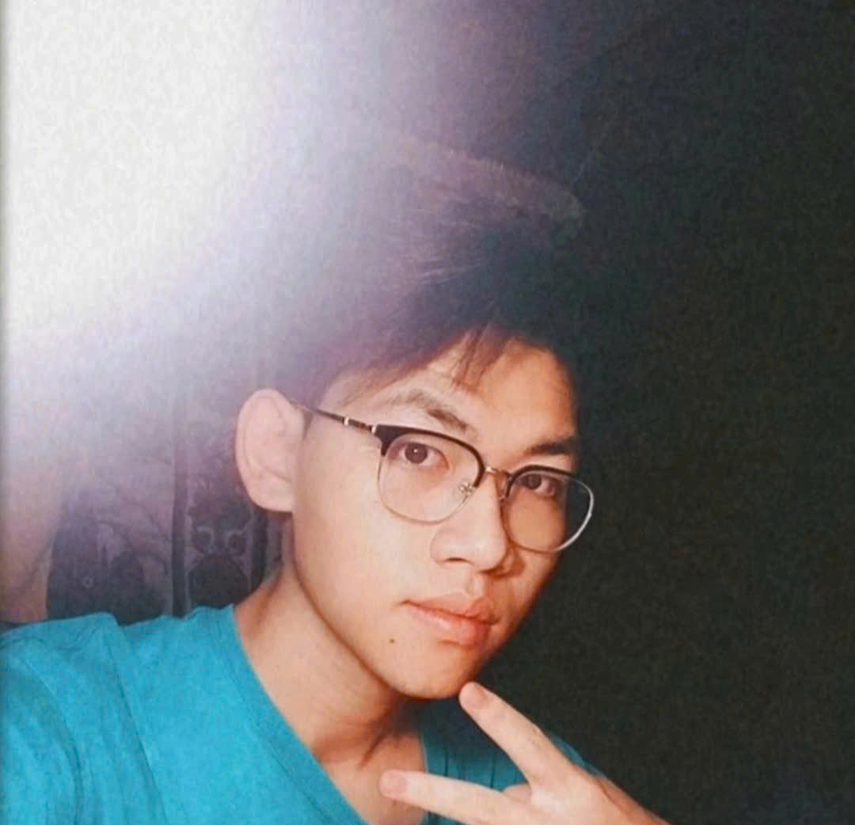
#> input picture samples/selfie.png, 855 x 825 px, shrunk from 1080 x 1042 before the run
$ python -i filter.py   (imports and definitions only)
#> lines starting #> are read from the running program, lines starting #| are printed output that depends on the picture
import cv2
import numpy as np

def get_filtered(filename):
#> called with filename = 'samples/selfie.png'
    img = cv2.imread(filename)
#> img is the input picture: shape (825, 855, 3); mean B, G, R 121.5, 119.3, 120.3

    img = cv2.cvtColor(img, cv2.COLOR_BGR2YUV)
#> img: shape (825, 855, 3); mean of channels 0, 1, 2 119.8, 128.8, 128.3
    img[:,:,0] = cv2.equalizeHist(img[:,:,0])
#> img: shape (825, 855, 3); mean of channels 0, 1, 2 129, 128.8, 128.3
    img = cv2.cvtColor(img, cv2.COLOR_YUV2BGR)
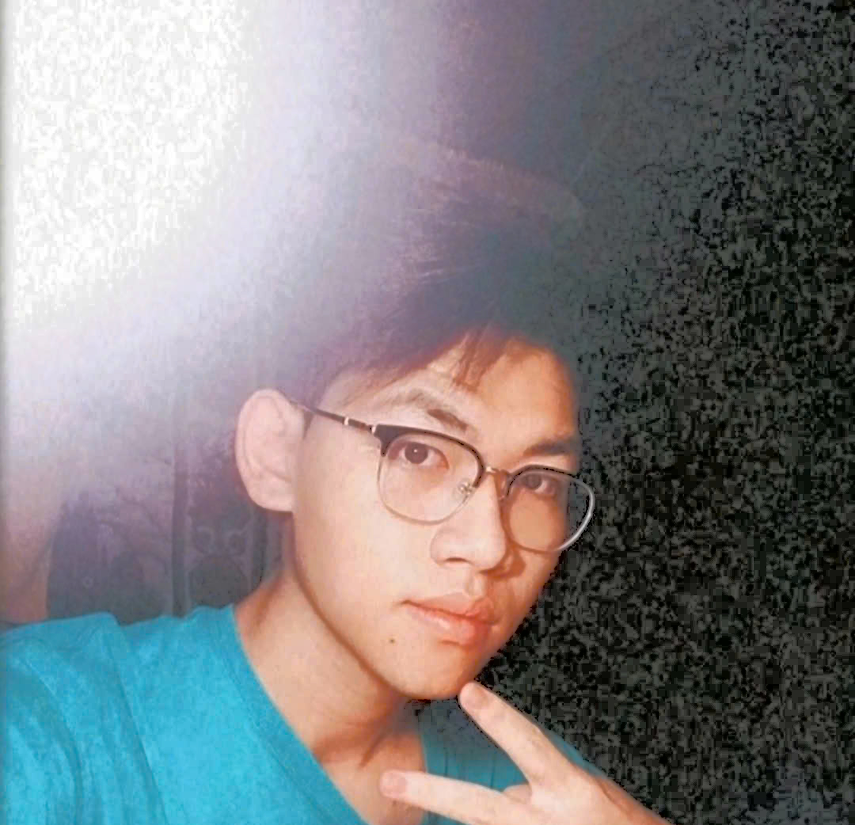
#> img: shape (825, 855, 3); mean B, G, R 130.6, 128.5, 129.4

    img = cv2.fastNlMeansDenoisingColored(img, None, 10, 10, 7, 21)

    gamma = 1.5
    lookup_table = np.array([((i / 255.0) ** gamma) * 255 for i in np.arange(0, 256)]).astype('uint8')
    img = cv2.LUT(img, lookup_table)
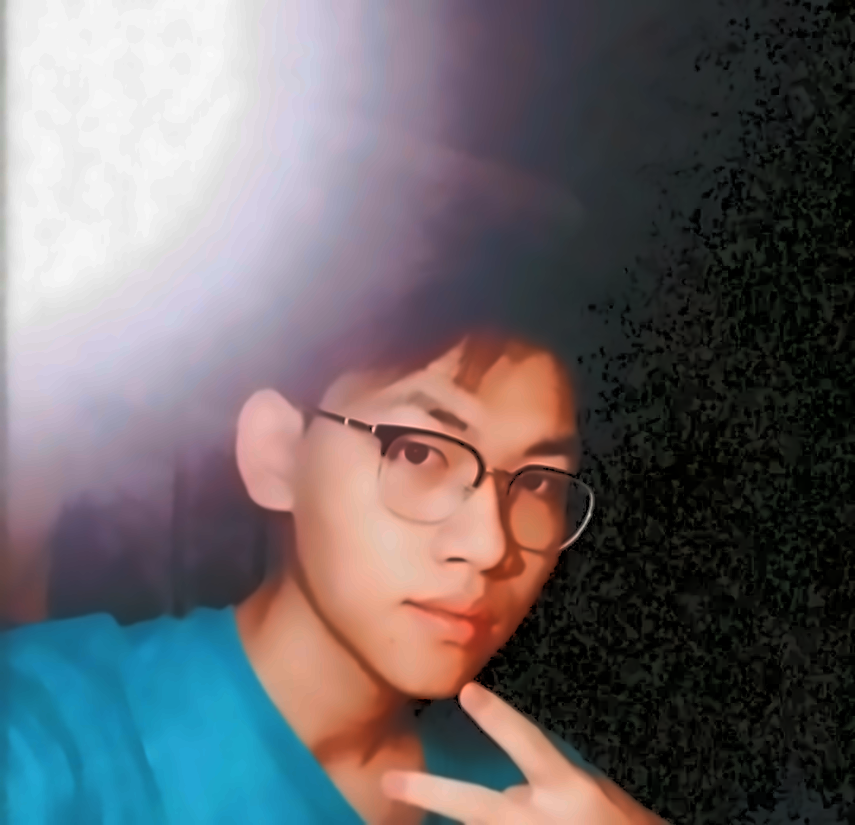
#> img: shape (825, 855, 3); mean B, G, R 105, 101.5, 105.7

    cv2.imwrite(filename, img)

>>> result = get_filtered('samples/selfie.png')
